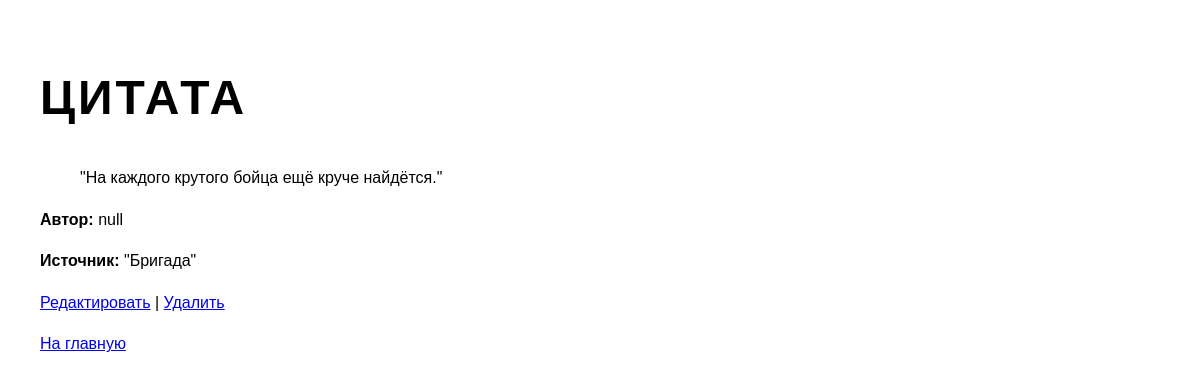
Page /2/ (signed in) on the earlier database version.
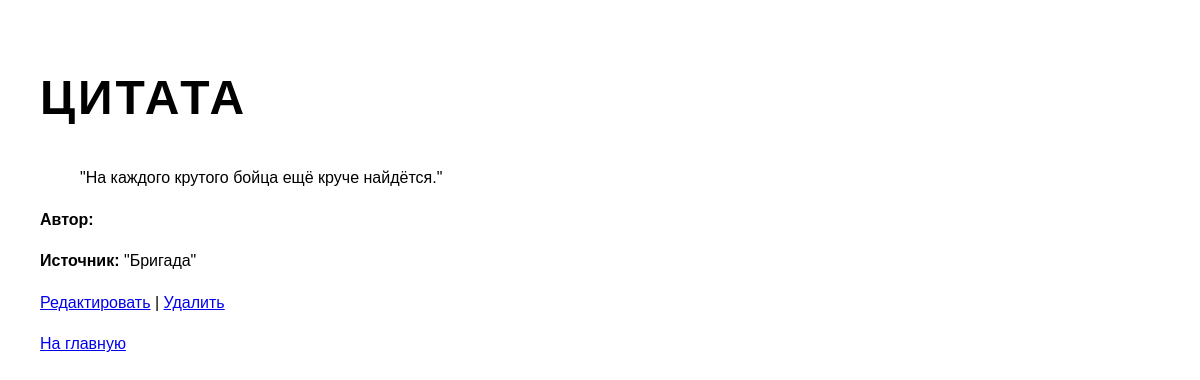
Same page on the later database version.
### quotes/models.py (models this page shows, shortened)
class Quote(models.Model):
    text = models.TextField("Текст цитаты", max_length=1000, unique=True, null=False, blank=False)
    source = models.ForeignKey(Source, on_delete=models.CASCADE, related_name='quotes', null=False, blank=False)
    weight = models.PositiveIntegerField("Вес цитаты", default=1)
    views = models.PositiveIntegerField("Количество просмотров", default=0, null=False, blank=False)
    likes = models.PositiveIntegerField("Количество лайков", default=0, null=False, blank=False)
    dislikes = models.PositiveIntegerField("Количество дизлайков", default=0, null=False, blank=False)

class Source(models.Model):
    name = models.CharField('Название источника', max_length=300, unique=True, null=False, blank=False)
    author = models.ForeignKey(Author, on_delete=models.SET_NULL, default='', null=True)
    type = models.CharField('Тип источника', choices=SourceType, null=False, blank=False)

class Author(models.Model):
    name = models.CharField('Имя автора', max_length=150, unique=True, blank=True)

### quotes/views.py (the view)
# urls.py: path('<int:pk>/', quote_detail, name='quote_detail'),
@login_required
def quote_detail(request, pk):
    quote = get_object_or_404(Quote, pk=pk)
    return render(request, 'quote_detail.html', {'quote': quote})

### quotes/templates/quote_detail.html (shortened to what this page needs)
{% extends 'base.html' %}
{% block content %}
<h1>Цитата</h1>
    <blockquote>
        {{ quote.text|linebreaksbr }}
    </blockquote>
    <p><strong>Автор:</strong> {{ quote.source.author.name }}</p>
    <p><strong>Источник:</strong> {{ quote.source.name }}</p>
    <p>
        <a href="{% url 'quotes:update_quote' pk=quote.pk %}">Редактировать</a> |
        <a href="{% url 'quotes:delete_quote' pk=quote.pk %}">Удалить</a>
    </p>
    <p>
        <a href="{% url 'quotes:index' %}">На главную</a>
    </p>
{% endblock %}

Differences in the rows shown:
changed Quote "\"На каждого крутого бойца ещё круче найдётся.\"": source.author.name "null" → (not shown)
